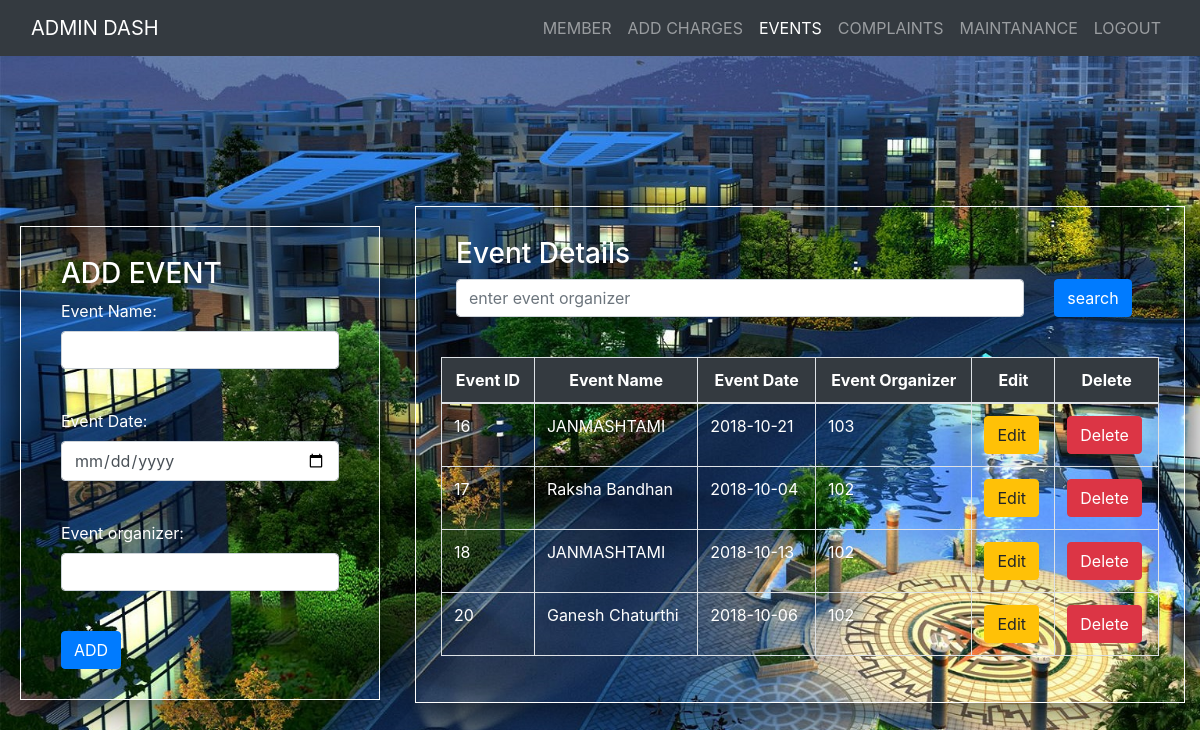
The app's page /events.php (signed in) with its own data.
### tables this page shows
CREATE TABLE IF NOT EXISTS `events` (
  `eid` int(15) NOT NULL AUTO_INCREMENT,
  `ename` varchar(50) NOT NULL,
  `edate` date NOT NULL,
  `eorganizer` varchar(50) NOT NULL,
  PRIMARY KEY (`eid`),
  KEY `eorganizer` (`eorganizer`)
);

### events.php (the view, shortened to what this page needs)
<?php
include('dbcon.php');
?>
<html>
<head>
<title></title>  <link rel="stylesheet" href="https://maxcdn.bootstrapcdn.com/bootstrap/4.0.0-beta/css/bootstrap.min.css">
<link href="css/global.css" type="text/css" rel=" stylesheet"	>
</head>
<body style="background:url('images/8.jpg') no-repeat; background-size:cover;">
<nav class="navbar navbar-expand-sm bg-dark navbar-dark">
<div class="container-fluid">
 <a class="navbar-brand" href="">ADMIN DASH</a>
 <nav class="nav navbar-nav">
  <ul class="nav navbar-nav navbar-right">
    <li class="nav-item ">
      <a class="nav-link" href="admin-panel.php">MEMBER</a>
    </li>
    <li class="nav-item ">
      <a class="nav-link" href="charges.php">ADD CHARGES</a>
    </li>
    <li class="nav-item active">
      <a class="nav-link " href="events.php">EVENTS</a>
    </li>
    <li class="nav-item">
      <a class="nav-link " href="viewcomplaints.php"> COMPLAINTS</a>
    </li>
	 <li class="nav-item">
      <a class="nav-link " href="maintanance.php"> MAINTANANCE</a>
    </li>
	 <li class="nav-item">
      <a class="nav-link " href="admin_logout.php"> LOGOUT</a>
    </li>
  </ul>
  </nav>
  </div>
</nav>
<div class="container-fluid">
<div class="row">
	<div class="col-md-4">
	<div class="row">
	<div class="card-body" >
		<form class="form-container" action="dbcon.php" method="POST">
		<h3 > ADD EVENT</h3>
		<div class="form-group">
			<label>Event Name:</label>
			<input type="text" name="ename" class="form-control"><br>
		</div>
		<div class="form-group">
			<label>Event Date:</label>
			<input type="date" name="edate" class="form-control"><br>
		</div>
		<div class="form-group">
			<label>Event organizer:</label>
			<input type="text" name="eorganizer" class="form-control"><br>
			</div>
			<input type="submit" name="eventsubmit" value="ADD" class="btn btn-primary">
			<br>
		</form>
		</div>
	</div>
</div>
	<div class="col-md-8">
		<form class="form-container" action="event_search.php" method="POST">
		 <h3> Event Details</h3>
		<div class="row">
			<div class="col-md-10"><input type="text" name="search" class="form-control" placeholder="enter event organizer"></div>
			<div class="col-md-2"><input type="submit"value=" search" name="eventsearch" class="btn btn-primary"></div><div class="card-body"></div>
	<table class="table table-striped table-hover table-bordered">
		<thead>
		<tr class="bg-dark text-white text-center">
			<th>Event ID</th>
			<th>Event Name</th>
			<th>Event Date</th>
			<th>Event Organizer</th>
			<th>Edit</th>
			<th>Delete</th>
		</tr>
		</thead>
		<tbody>
			<?php
	$query="Select * from events  ";
	$result=mysqli_query($con,$query);
	while ($row=mysqli_fetch_array($result)){
	?><tr>
	<td><?php echo $row['eid'] ?></td>
	<td><?php echo $row['ename'] ?></td>
	<td><?php echo $row['edate'] ?></td>
	<td><?php echo $row['eorganizer'] ?></td>
	<td><a  href="event_edit.php?idd=<?php echo $row['eid'] ?>"  class="btn btn-warning">Edit</a></td>
	<td><a onclick="return confirm('Are you sure?')" href="events.php?idd=<?php echo $row['eid'] ?>"  class="btn btn-danger">Delete</a></td>
	</tr>
	<?php
}
?>
		</tbody>
	</table>
</div>
</div>
</body>
</html>

### css/global.css (style rules this page uses)
* { color:#fff; }
.form-container { border:1px solid #fff;margin-top:150px; padding:30px 40px; -webkit-box-shadow: 1px 2px 40px 0px rgba(0,0,0,0.75); -moz-box-shadow: 1px 2px 40px 0px rgba(0,0,0,0.75); box-shadow: 1px 2px 40px 0px rgba(0,0,0,0.75); }

### records on screen
events: eid "16", ename "JANMASHTAMI", edate "2018-10-21", eorganizer "103"
events: eid "17", ename "Raksha Bandhan", edate "2018-10-04", eorganizer "102"
events: eid "18", ename "JANMASHTAMI", edate "2018-10-13", eorganizer "102"
events: eid "20", ename "Ganesh Chaturthi", edate "2018-10-06", eorganizer "102"
